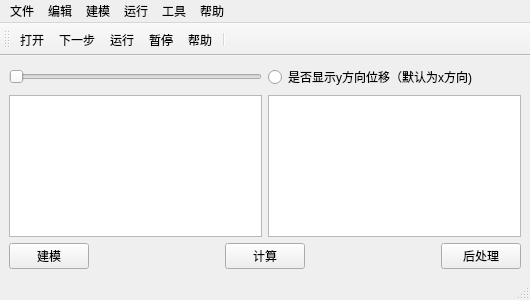
<?xml version="1.0" encoding="UTF-8"?>
<ui version="4.0">
 <class>QWCalSoftware</class>
 <widget class="QMainWindow" name="QWCalSoftware">
  <property name="geometry">
   <rect>
    <x>0</x>
    <y>0</y>
    <width>530</width>
    <height>300</height>
   </rect>
  </property>
  <property name="windowTitle">
   <string>固体连续-非连续变形统一模拟软件</string>
  </property>
  <widget class="QWidget" name="centralwidget">
   <layout class="QVBoxLayout" name="verticalLayout">
    <item>
     <layout class="QGridLayout" name="gridLayout">
      <item row="3" column="1">
       <widget class="QRadioButton" name="radioButton">
        <property name="text">
         <string>是否显示y方向位移（默认为x方向)</string>
        </property>
       </widget>
      </item>
      <item row="4" column="0">
       <widget class="QGraphicsView" name="graphicsView"/>
      </item>
      <item row="3" column="0">
       <widget class="QSlider" name="horizontalSlider">
        <property name="minimum">
         <number>1</number>
        </property>
        <property name="maximum">
         <number>100</number>
        </property>
        <property name="orientation">
         <enum>Qt::Horizontal</enum>
        </property>
       </widget>
      </item>
      <item row="4" column="1">
       <widget class="QGraphicsView" name="graphicsView_2"/>
      </item>
     </layout>
    </item>
    <item>
     <layout class="QHBoxLayout" name="horizontalLayout">
      <item>
       <widget class="QPushButton" name="pushButton">
        <property name="text">
         <string>建模</string>
        </property>
       </widget>
      </item>
      <item>
       <spacer name="horizontalSpacer">
        <property name="orientation">
         <enum>Qt::Horizontal</enum>
        </property>
        <property name="sizeHint" stdset="0">
         <size>
          <width>40</width>
          <height>20</height>
         </size>
        </property>
       </spacer>
      </item>
      <item>
       <widget class="QPushButton" name="pushButton_2">
        <property name="text">
         <string>计算</string>
        </property>
       </widget>
      </item>
      <item>
       <spacer name="horizontalSpacer_2">
        <property name="orientation">
         <enum>Qt::Horizontal</enum>
        </property>
        <property name="sizeHint" stdset="0">
         <size>
          <width>40</width>
          <height>20</height>
         </size>
        </property>
       </spacer>
      </item>
      <item>
       <widget class="QPushButton" name="pushButton_3">
        <property name="text">
         <string>后处理</string>
        </property>
       </widget>
      </item>
     </layout>
    </item>
   </layout>
  </widget>
  <widget class="QMenuBar" name="menubar">
   <property name="geometry">
    <rect>
     <x>0</x>
     <y>0</y>
     <width>530</width>
     <height>17</height>
    </rect>
   </property>
   <widget class="QMenu" name="menu">
    <property name="title">
     <string>文件</string>
    </property>
   </widget>
   <widget class="QMenu" name="menu_2">
    <property name="title">
     <string>编辑</string>
    </property>
   </widget>
   <widget class="QMenu" name="menu_3">
    <property name="title">
     <string>建模</string>
    </property>
   </widget>
   <widget class="QMenu" name="menu_4">
    <property name="title">
     <string>运行</string>
    </property>
   </widget>
   <widget class="QMenu" name="menu_5">
    <property name="title">
     <string>工具</string>
    </property>
   </widget>
   <widget class="QMenu" name="menu_6">
    <property name="title">
     <string>帮助</string>
    </property>
   </widget>
   <addaction name="menu"/>
   <addaction name="menu_2"/>
   <addaction name="menu_3"/>
   <addaction name="menu_4"/>
   <addaction name="menu_5"/>
   <addaction name="menu_6"/>
  </widget>
  <widget class="QToolBar" name="toolBar">
   <property name="windowTitle">
    <string>toolBar</string>
   </property>
   <attribute name="toolBarArea">
    <enum>TopToolBarArea</enum>
   </attribute>
   <attribute name="toolBarBreak">
    <bool>false</bool>
   </attribute>
   <addaction name="action"/>
   <addaction name="action_2"/>
   <addaction name="action_3"/>
   <addaction name="action_4"/>
   <addaction name="action_5"/>
   <addaction name="separator"/>
  </widget>
  <widget class="QStatusBar" name="statusBar"/>
  <action name="action">
   <property name="icon">
    <iconset resource="src.qrc">
     <normaloff>:/imgs/imgs/+.png</normaloff>:/imgs/imgs/+.png</iconset>
   </property>
   <property name="text">
    <string>打开</string>
   </property>
  </action>
  <action name="action_2">
   <property name="icon">
    <iconset resource="src.qrc">
     <normaloff>:/imgs/imgs/arrow2.png</normaloff>:/imgs/imgs/arrow2.png</iconset>
   </property>
   <property name="text">
    <string>下一步</string>
   </property>
  </action>
  <action name="action_3">
   <property name="icon">
    <iconset resource="src.qrc">
     <normaloff>:/imgs/imgs/play.png</normaloff>:/imgs/imgs/play.png</iconset>
   </property>
   <property name="text">
    <string>运行</string>
   </property>
  </action>
  <action name="action_4">
   <property name="icon">
    <iconset resource="src.qrc">
     <normaloff>:/imgs/imgs/breack.png</normaloff>:/imgs/imgs/breack.png</iconset>
   </property>
   <property name="text">
    <string>暂停</string>
   </property>
  </action>
  <action name="action_5">
   <property name="icon">
    <iconset resource="src.qrc">
     <normaloff>:/imgs/imgs/help.png</normaloff>:/imgs/imgs/help.png</iconset>
   </property>
   <property name="text">
    <string>帮助</string>
   </property>
  </action>
 </widget>
 <resources>
  <include location="src.qrc"/>
 </resources>
 <connections/>
</ui>
